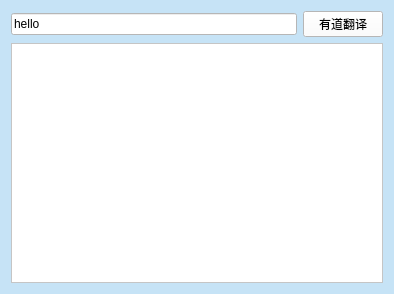
<?xml version="1.0" encoding="UTF-8"?>
<ui version="4.0">
 <class>YoudaoWindow</class>
 <widget class="QWidget" name="YoudaoWindow">
  <property name="geometry">
   <rect>
    <x>0</x>
    <y>0</y>
    <width>394</width>
    <height>294</height>
   </rect>
  </property>
  <property name="windowTitle">
   <string>有道词典</string>
  </property>
  <property name="windowIcon">
   <iconset resource="resources.qrc">
    <normaloff>:/images/app.png</normaloff>:/images/app.png</iconset>
  </property>
  <property name="styleSheet">
   <string notr="true">background-color: rgb(198, 227, 246);</string>
  </property>
  <layout class="QVBoxLayout" name="verticalLayout">
   <item>
    <layout class="QHBoxLayout" name="horizontalLayout">
     <item>
      <widget class="QLineEdit" name="lineEdit">
       <property name="styleSheet">
        <string notr="true">background-color: rgb(255, 255, 255);</string>
       </property>
       <property name="text">
        <string>hello</string>
       </property>
      </widget>
     </item>
     <item>
      <widget class="QPushButton" name="pushButton">
       <property name="styleSheet">
        <string notr="true">background-color: rgb(255, 255, 255);</string>
       </property>
       <property name="text">
        <string>有道翻译</string>
       </property>
      </widget>
     </item>
    </layout>
   </item>
   <item>
    <widget class="QTextBrowser" name="textBrowser">
     <property name="styleSheet">
      <string notr="true">background-color: rgb(255, 255, 255);</string>
     </property>
    </widget>
   </item>
  </layout>
 </widget>
 <layoutdefault spacing="6" margin="11"/>
 <resources>
  <include location="resources.qrc"/>
 </resources>
 <connections/>
</ui>
